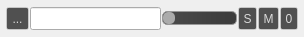
<?xml version="1.0" encoding="UTF-8"?>
<ui version="4.0">
 <class>guiLayerItem</class>
 <widget class="QWidget" name="guiLayerItem">
  <property name="geometry">
   <rect>
    <x>0</x>
    <y>0</y>
    <width>304</width>
    <height>37</height>
   </rect>
  </property>
  <property name="windowTitle">
   <string>Form</string>
  </property>
  <property name="styleSheet">
   <string notr="true">QGroupBox{

/*
    border-top: 1px solid rgb(100,100,100);
    border-left: 1px solid rgb(100,100,100);
    border-right: 1px solid rgb(90,90,90);
    border-bottom: 1px solid rgb(75,75,75);

background-color: qlineargradient(spread:pad, x1:0, y1:1, x2:1, y2:0, stop:0 rgba(45, 62, 109, 255), stop:1 rgba(65, 97, 145, 255));
	border: 1px solid grey;
	border-radius: 2px;
*/
	border: 0px;	

	color: white;

	padding: 4px;
	margin: 2px;
}



QPushButton{
	color: rgba(255,255,255,200);
	background-color: rgb(80,80,80);
	border: 1px solid rgba(255,255,255,100);
	border-radius: 2px;
}

QPushButton::hover{
	color: rgba(255,255,255,255);
	background-color: rgb(100,100,100);
}

QToolButton{
	color: rgba(255,255,255,200);
	background-color: rgb(80,80,80);
	border: 1px solid rgba(255,255,255,100);
	border-radius: 2px;
}

QToolButton::hover{
	color: rgba(255,255,255,255);
	background-color: rgb(100,100,100);
}

/********************************************************
/* Sliders
/*******************************************************/

QSlider{
	background: rgba(0,0,0,0);
}

QSlider::groove:horizontal {
     border: 1px solid #999999;
	border-radius: 5px;
     height: 12px; /* the groove expands to the size of the slider by default. by giving it a height, it has a fixed size */
     background: qlineargradient(x1:0, y1:0, x2:1, y2:0, stop:0 rgba(75,75,75, 255), stop:1 rgba(59,59,59, 255));
     margin: 2px 0;
 }

QSlider::handle:horizontal {
     border: 0px;
	background-color: rgb(171, 171, 171);
     width: 12px;
     margin: 0px 0 0px 0; /* handle is placed by default on the contents rect of the groove. Expand outside the groove */
	border-radius: 5px;
 }

QSlider::handle:horizontal:hover {
     border: 0px;
	background-color: rgb(200, 200, 200);
     width: 12px;
     margin: 0px 0 0px 0; /* handle is placed by default on the contents rect of the groove. Expand outside the groove */
	border-radius: 5px;
 }</string>
  </property>
  <layout class="QGridLayout" name="gridLayout_2">
   <property name="leftMargin">
    <number>0</number>
   </property>
   <property name="topMargin">
    <number>0</number>
   </property>
   <property name="rightMargin">
    <number>0</number>
   </property>
   <property name="bottomMargin">
    <number>0</number>
   </property>
   <property name="spacing">
    <number>2</number>
   </property>
   <item row="0" column="0">
    <widget class="QGroupBox" name="groupBox">
     <property name="sizePolicy">
      <sizepolicy hsizetype="Minimum" vsizetype="Preferred">
       <horstretch>0</horstretch>
       <verstretch>0</verstretch>
      </sizepolicy>
     </property>
     <property name="title">
      <string/>
     </property>
     <layout class="QHBoxLayout" name="horizontalLayout" stretch="0,1,0,0,0,0">
      <property name="spacing">
       <number>1</number>
      </property>
      <property name="leftMargin">
       <number>0</number>
      </property>
      <property name="topMargin">
       <number>0</number>
      </property>
      <property name="rightMargin">
       <number>0</number>
      </property>
      <property name="bottomMargin">
       <number>0</number>
      </property>
      <item>
       <widget class="QToolButton" name="toolButton">
        <property name="minimumSize">
         <size>
          <width>23</width>
          <height>23</height>
         </size>
        </property>
        <property name="maximumSize">
         <size>
          <width>23</width>
          <height>23</height>
         </size>
        </property>
        <property name="toolTip">
         <string>Click for layer menu</string>
        </property>
        <property name="text">
         <string>...</string>
        </property>
        <property name="iconSize">
         <size>
          <width>18</width>
          <height>18</height>
         </size>
        </property>
       </widget>
      </item>
      <item>
       <widget class="QLineEdit" name="lineEdit">
        <property name="sizePolicy">
         <sizepolicy hsizetype="MinimumExpanding" vsizetype="Fixed">
          <horstretch>0</horstretch>
          <verstretch>0</verstretch>
         </sizepolicy>
        </property>
        <property name="minimumSize">
         <size>
          <width>75</width>
          <height>23</height>
         </size>
        </property>
        <property name="maximumSize">
         <size>
          <width>16777215</width>
          <height>23</height>
         </size>
        </property>
       </widget>
      </item>
      <item>
       <widget class="QSlider" name="gainSlider">
        <property name="maximumSize">
         <size>
          <width>75</width>
          <height>16777215</height>
         </size>
        </property>
        <property name="maximum">
         <number>127</number>
        </property>
        <property name="orientation">
         <enum>Qt::Horizontal</enum>
        </property>
       </widget>
      </item>
      <item>
       <widget class="QToolButton" name="toolButton_solo">
        <property name="maximumSize">
         <size>
          <width>16777215</width>
          <height>23</height>
         </size>
        </property>
        <property name="styleSheet">
         <string notr="true">QToolButton::Checked {
	
	background-color: rgb(154, 132, 6);
	color: white;
}</string>
        </property>
        <property name="text">
         <string>S</string>
        </property>
        <property name="checkable">
         <bool>true</bool>
        </property>
        <property name="checked">
         <bool>false</bool>
        </property>
       </widget>
      </item>
      <item>
       <widget class="QToolButton" name="toolButton_mute">
        <property name="maximumSize">
         <size>
          <width>16777215</width>
          <height>23</height>
         </size>
        </property>
        <property name="styleSheet">
         <string notr="true">QToolButton::Checked {
	
	background-color: rgb(173, 0, 0);
	color: white;
}</string>
        </property>
        <property name="text">
         <string>M</string>
        </property>
        <property name="checkable">
         <bool>true</bool>
        </property>
        <property name="checked">
         <bool>false</bool>
        </property>
       </widget>
      </item>
      <item>
       <widget class="QToolButton" name="toolButton_bus">
        <property name="maximumSize">
         <size>
          <width>16777215</width>
          <height>23</height>
         </size>
        </property>
        <property name="styleSheet">
         <string notr="true"/>
        </property>
        <property name="text">
         <string>0</string>
        </property>
        <property name="checkable">
         <bool>false</bool>
        </property>
        <property name="checked">
         <bool>false</bool>
        </property>
       </widget>
      </item>
     </layout>
    </widget>
   </item>
  </layout>
  <action name="actionEdit_Filter">
   <property name="text">
    <string>Edit MIDI Filter...</string>
   </property>
  </action>
  <action name="actionRemove_Layer">
   <property name="text">
    <string>Remove Layer</string>
   </property>
  </action>
  <action name="actionReload_Layer">
   <property name="text">
    <string>Reload Layer</string>
   </property>
   <property name="toolTip">
    <string>Reload Layer</string>
   </property>
  </action>
 </widget>
 <resources/>
 <connections/>
</ui>
